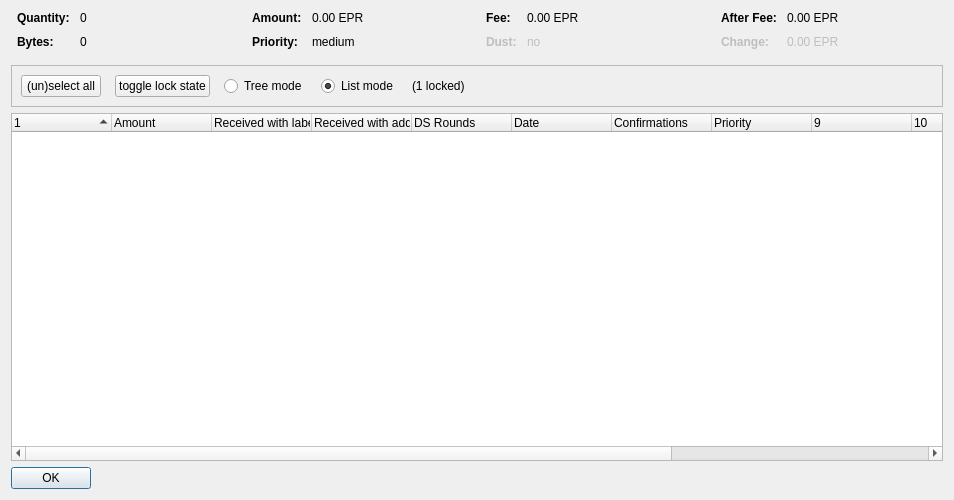
<?xml version="1.0" encoding="UTF-8"?>
<ui version="4.0">
 <class>CoinControlDialog</class>
 <widget class="QDialog" name="CoinControlDialog">
  <property name="geometry">
   <rect>
    <x>0</x>
    <y>0</y>
    <width>954</width>
    <height>500</height>
   </rect>
  </property>
  <property name="windowTitle">
   <string>Coin Selection</string>
  </property>
  <layout class="QVBoxLayout" name="verticalLayout">
   <item>
    <layout class="QHBoxLayout" name="horizontalLayoutTop" stretch="0,0,0,0">
     <property name="topMargin">
      <number>0</number>
     </property>
     <property name="bottomMargin">
      <number>10</number>
     </property>
     <item>
      <layout class="QFormLayout" name="formLayoutCoinControl1">
       <property name="horizontalSpacing">
        <number>10</number>
       </property>
       <property name="verticalSpacing">
        <number>10</number>
       </property>
       <property name="leftMargin">
        <number>6</number>
       </property>
       <property name="rightMargin">
        <number>6</number>
       </property>
       <item row="0" column="0">
        <widget class="QLabel" name="labelCoinControlQuantityText">
         <property name="font">
          <font>
           <weight>75</weight>
           <bold>true</bold>
          </font>
         </property>
         <property name="text">
          <string>Quantity:</string>
         </property>
        </widget>
       </item>
       <item row="0" column="1">
        <widget class="QLabel" name="labelCoinControlQuantity">
         <property name="cursor">
          <cursorShape>IBeamCursor</cursorShape>
         </property>
         <property name="contextMenuPolicy">
          <enum>Qt::ActionsContextMenu</enum>
         </property>
         <property name="text">
          <string notr="true">0</string>
         </property>
         <property name="textInteractionFlags">
          <set>Qt::LinksAccessibleByMouse|Qt::TextSelectableByKeyboard|Qt::TextSelectableByMouse</set>
         </property>
        </widget>
       </item>
       <item row="1" column="0">
        <widget class="QLabel" name="labelCoinControlBytesText">
         <property name="font">
          <font>
           <weight>75</weight>
           <bold>true</bold>
          </font>
         </property>
         <property name="text">
          <string>Bytes:</string>
         </property>
        </widget>
       </item>
       <item row="1" column="1">
        <widget class="QLabel" name="labelCoinControlBytes">
         <property name="cursor">
          <cursorShape>IBeamCursor</cursorShape>
         </property>
         <property name="contextMenuPolicy">
          <enum>Qt::ActionsContextMenu</enum>
         </property>
         <property name="text">
          <string notr="true">0</string>
         </property>
         <property name="textInteractionFlags">
          <set>Qt::LinksAccessibleByMouse|Qt::TextSelectableByKeyboard|Qt::TextSelectableByMouse</set>
         </property>
        </widget>
       </item>
      </layout>
     </item>
     <item>
      <layout class="QFormLayout" name="formLayoutCoinControl2">
       <property name="horizontalSpacing">
        <number>10</number>
       </property>
       <property name="verticalSpacing">
        <number>10</number>
       </property>
       <property name="leftMargin">
        <number>6</number>
       </property>
       <property name="rightMargin">
        <number>6</number>
       </property>
       <item row="0" column="0">
        <widget class="QLabel" name="labelCoinControlAmountText">
         <property name="font">
          <font>
           <weight>75</weight>
           <bold>true</bold>
          </font>
         </property>
         <property name="text">
          <string>Amount:</string>
         </property>
        </widget>
       </item>
       <item row="0" column="1">
        <widget class="QLabel" name="labelCoinControlAmount">
         <property name="cursor">
          <cursorShape>IBeamCursor</cursorShape>
         </property>
         <property name="contextMenuPolicy">
          <enum>Qt::ActionsContextMenu</enum>
         </property>
         <property name="text">
          <string notr="true">0.00 EPR</string>
         </property>
         <property name="textInteractionFlags">
          <set>Qt::LinksAccessibleByMouse|Qt::TextSelectableByKeyboard|Qt::TextSelectableByMouse</set>
         </property>
        </widget>
       </item>
       <item row="1" column="0">
        <widget class="QLabel" name="labelCoinControlPriorityText">
         <property name="font">
          <font>
           <weight>75</weight>
           <bold>true</bold>
          </font>
         </property>
         <property name="text">
          <string>Priority:</string>
         </property>
        </widget>
       </item>
       <item row="1" column="1">
        <widget class="QLabel" name="labelCoinControlPriority">
         <property name="cursor">
          <cursorShape>IBeamCursor</cursorShape>
         </property>
         <property name="contextMenuPolicy">
          <enum>Qt::ActionsContextMenu</enum>
         </property>
         <property name="text">
          <string>medium</string>
         </property>
         <property name="textInteractionFlags">
          <set>Qt::LinksAccessibleByMouse|Qt::TextSelectableByKeyboard|Qt::TextSelectableByMouse</set>
         </property>
        </widget>
       </item>
      </layout>
     </item>
     <item>
      <layout class="QFormLayout" name="formLayoutCoinControl3">
       <property name="horizontalSpacing">
        <number>10</number>
       </property>
       <property name="verticalSpacing">
        <number>10</number>
       </property>
       <property name="leftMargin">
        <number>6</number>
       </property>
       <property name="rightMargin">
        <number>6</number>
       </property>
       <item row="0" column="0">
        <widget class="QLabel" name="labelCoinControlFeeText">
         <property name="font">
          <font>
           <weight>75</weight>
           <bold>true</bold>
          </font>
         </property>
         <property name="text">
          <string>Fee:</string>
         </property>
        </widget>
       </item>
       <item row="0" column="1">
        <widget class="QLabel" name="labelCoinControlFee">
         <property name="cursor">
          <cursorShape>IBeamCursor</cursorShape>
         </property>
         <property name="contextMenuPolicy">
          <enum>Qt::ActionsContextMenu</enum>
         </property>
         <property name="text">
          <string notr="true">0.00 EPR</string>
         </property>
         <property name="textInteractionFlags">
          <set>Qt::LinksAccessibleByMouse|Qt::TextSelectableByKeyboard|Qt::TextSelectableByMouse</set>
         </property>
        </widget>
       </item>
       <item row="1" column="0">
        <widget class="QLabel" name="labelCoinControlLowOutputText">
         <property name="enabled">
          <bool>false</bool>
         </property>
         <property name="font">
          <font>
           <weight>75</weight>
           <bold>true</bold>
          </font>
         </property>
         <property name="text">
          <string>Dust:</string>
         </property>
        </widget>
       </item>
       <item row="1" column="1">
        <widget class="QLabel" name="labelCoinControlLowOutput">
         <property name="enabled">
          <bool>false</bool>
         </property>
         <property name="cursor">
          <cursorShape>IBeamCursor</cursorShape>
         </property>
         <property name="contextMenuPolicy">
          <enum>Qt::ActionsContextMenu</enum>
         </property>
         <property name="text">
          <string>no</string>
         </property>
         <property name="textInteractionFlags">
          <set>Qt::LinksAccessibleByMouse|Qt::TextSelectableByKeyboard|Qt::TextSelectableByMouse</set>
         </property>
        </widget>
       </item>
      </layout>
     </item>
     <item>
      <layout class="QFormLayout" name="formLayoutCoinControl4">
       <property name="horizontalSpacing">
        <number>10</number>
       </property>
       <property name="verticalSpacing">
        <number>10</number>
       </property>
       <property name="leftMargin">
        <number>6</number>
       </property>
       <property name="rightMargin">
        <number>6</number>
       </property>
       <item row="0" column="0">
        <widget class="QLabel" name="labelCoinControlAfterFeeText">
         <property name="font">
          <font>
           <weight>75</weight>
           <bold>true</bold>
          </font>
         </property>
         <property name="text">
          <string>After Fee:</string>
         </property>
        </widget>
       </item>
       <item row="0" column="1">
        <widget class="QLabel" name="labelCoinControlAfterFee">
         <property name="cursor">
          <cursorShape>IBeamCursor</cursorShape>
         </property>
         <property name="contextMenuPolicy">
          <enum>Qt::ActionsContextMenu</enum>
         </property>
         <property name="text">
          <string notr="true">0.00 EPR</string>
         </property>
         <property name="textInteractionFlags">
          <set>Qt::LinksAccessibleByMouse|Qt::TextSelectableByKeyboard|Qt::TextSelectableByMouse</set>
         </property>
        </widget>
       </item>
       <item row="1" column="0">
        <widget class="QLabel" name="labelCoinControlChangeText">
         <property name="enabled">
          <bool>false</bool>
         </property>
         <property name="font">
          <font>
           <weight>75</weight>
           <bold>true</bold>
          </font>
         </property>
         <property name="text">
          <string>Change:</string>
         </property>
        </widget>
       </item>
       <item row="1" column="1">
        <widget class="QLabel" name="labelCoinControlChange">
         <property name="enabled">
          <bool>false</bool>
         </property>
         <property name="cursor">
          <cursorShape>IBeamCursor</cursorShape>
         </property>
         <property name="contextMenuPolicy">
          <enum>Qt::ActionsContextMenu</enum>
         </property>
         <property name="text">
          <string notr="true">0.00 EPR</string>
         </property>
         <property name="textInteractionFlags">
          <set>Qt::LinksAccessibleByMouse|Qt::TextSelectableByKeyboard|Qt::TextSelectableByMouse</set>
         </property>
        </widget>
       </item>
      </layout>
     </item>
    </layout>
   </item>
   <item>
    <widget class="QFrame" name="frame">
     <property name="minimumSize">
      <size>
       <width>0</width>
       <height>40</height>
      </size>
     </property>
     <property name="frameShape">
      <enum>QFrame::StyledPanel</enum>
     </property>
     <property name="frameShadow">
      <enum>QFrame::Sunken</enum>
     </property>
     <layout class="QHBoxLayout" name="horizontalLayout">
      <item>
       <layout class="QHBoxLayout" name="horizontalLayoutPanel" stretch="0,0,0,0,0,0">
        <property name="spacing">
         <number>14</number>
        </property>
        <item>
         <widget class="QPushButton" name="pushButtonSelectAll">
          <property name="sizePolicy">
           <sizepolicy hsizetype="Maximum" vsizetype="Fixed">
            <horstretch>0</horstretch>
            <verstretch>0</verstretch>
           </sizepolicy>
          </property>
          <property name="text">
           <string>(un)select all</string>
          </property>
          <property name="autoDefault">
           <bool>false</bool>
          </property>
         </widget>
        </item>
        <item>
         <widget class="QPushButton" name="pushButtonToggleLock">
          <property name="sizePolicy">
           <sizepolicy hsizetype="Maximum" vsizetype="Fixed">
            <horstretch>0</horstretch>
            <verstretch>0</verstretch>
           </sizepolicy>
          </property>
          <property name="text">
           <string>toggle lock state</string>
          </property>
          <property name="autoDefault">
           <bool>false</bool>
          </property>
         </widget>
        </item>
        <item>
         <widget class="QRadioButton" name="radioTreeMode">
          <property name="sizePolicy">
           <sizepolicy hsizetype="Maximum" vsizetype="Fixed">
            <horstretch>0</horstretch>
            <verstretch>0</verstretch>
           </sizepolicy>
          </property>
          <property name="text">
           <string>Tree mode</string>
          </property>
         </widget>
        </item>
        <item>
         <widget class="QRadioButton" name="radioListMode">
          <property name="sizePolicy">
           <sizepolicy hsizetype="Maximum" vsizetype="Fixed">
            <horstretch>0</horstretch>
            <verstretch>0</verstretch>
           </sizepolicy>
          </property>
          <property name="text">
           <string>List mode</string>
          </property>
          <property name="checked">
           <bool>true</bool>
          </property>
         </widget>
        </item>
        <item>
         <widget class="QLabel" name="labelLocked">
          <property name="text">
           <string>(1 locked)</string>
          </property>
         </widget>
        </item>
        <item>
         <spacer name="horizontalSpacer">
          <property name="orientation">
           <enum>Qt::Horizontal</enum>
          </property>
          <property name="sizeHint" stdset="0">
           <size>
            <width>40</width>
            <height>20</height>
           </size>
          </property>
         </spacer>
        </item>
       </layout>
      </item>
     </layout>
    </widget>
   </item>
   <item>
    <widget class="CoinControlTreeWidget" name="treeWidget">
     <property name="contextMenuPolicy">
      <enum>Qt::CustomContextMenu</enum>
     </property>
     <property name="sortingEnabled">
      <bool>false</bool>
     </property>
     <property name="columnCount">
      <number>13</number>
     </property>
     <attribute name="headerShowSortIndicator" stdset="0">
      <bool>true</bool>
     </attribute>
     <attribute name="headerStretchLastSection">
      <bool>false</bool>
     </attribute>
     <column>
      <property name="text">
       <string/>
      </property>
     </column>
     <column>
      <property name="text">
       <string>Amount</string>
      </property>
     </column>
     <column>
      <property name="text">
       <string>Received with label</string>
      </property>
     </column>
     <column>
      <property name="text">
       <string>Received with address</string>
      </property>
     </column>
     <column>
      <property name="text">
       <string>DS Rounds</string>
      </property>
     </column>
     <column>
      <property name="text">
       <string>Date</string>
      </property>
     </column>
     <column>
      <property name="text">
       <string>Confirmations</string>
      </property>
      <property name="toolTip">
       <string>Confirmed</string>
      </property>
     </column>
     <column>
      <property name="text">
       <string>Priority</string>
      </property>
     </column>
     <column>
      <property name="text">
       <string/>
      </property>
     </column>
     <column>
      <property name="text">
       <string/>
      </property>
     </column>
     <column>
      <property name="text">
       <string/>
      </property>
     </column>
     <column>
      <property name="text">
       <string/>
      </property>
     </column>
     <column>
      <property name="text">
       <string/>
      </property>
     </column>
    </widget>
   </item>
   <item>
    <widget class="QDialogButtonBox" name="buttonBox">
     <property name="sizePolicy">
      <sizepolicy hsizetype="Maximum" vsizetype="Fixed">
       <horstretch>0</horstretch>
       <verstretch>0</verstretch>
      </sizepolicy>
     </property>
     <property name="orientation">
      <enum>Qt::Horizontal</enum>
     </property>
     <property name="standardButtons">
      <set>QDialogButtonBox::Ok</set>
     </property>
    </widget>
   </item>
  </layout>
 </widget>
 <customwidgets>
  <customwidget>
   <class>CoinControlTreeWidget</class>
   <extends>QTreeWidget</extends>
   <header>coincontroltreewidget.h</header>
  </customwidget>
 </customwidgets>
 <resources/>
 <connections/>
</ui>
